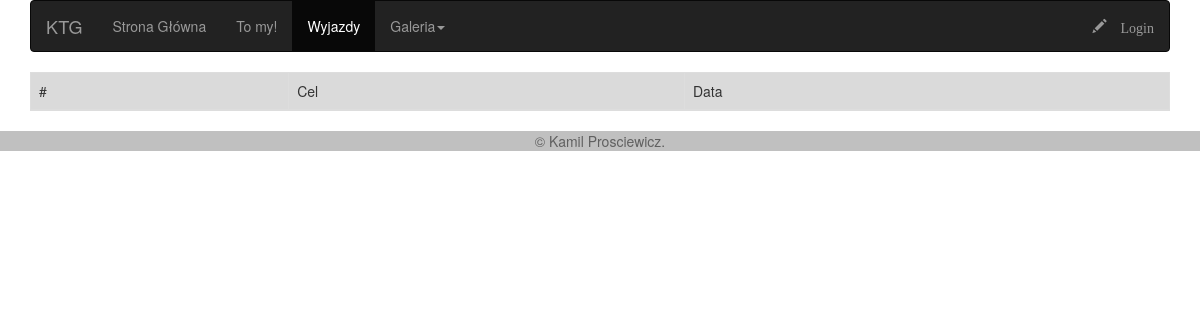
/wyjazdy.php, run on an earlier commit of the app's database.
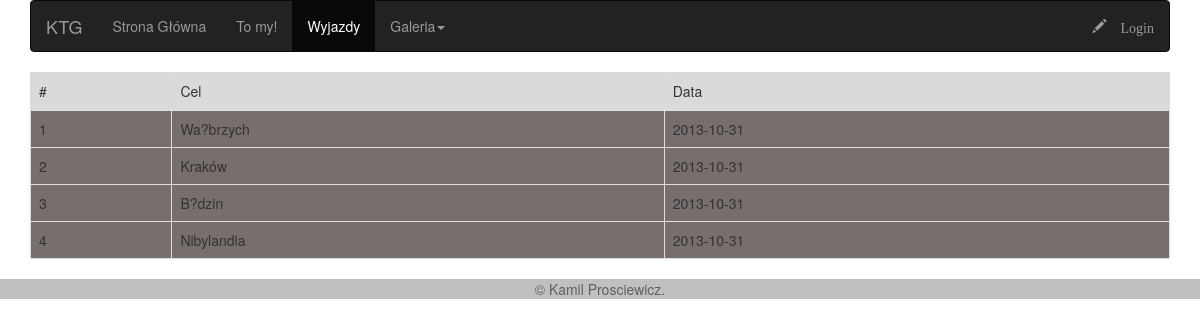
And on a later commit of the database.
### tables this page shows
CREATE TABLE IF NOT EXISTS `wyprawy` (
  `id` int(11) NOT NULL AUTO_INCREMENT,
  `cel` varchar(100) NOT NULL,
  `data` date NOT NULL,
  PRIMARY KEY (`id`)
);

### config.inc.php (called while the page is built, shortened)
<?php
function endsWith($haystack, $needle)
{
    return $needle === "" || substr($haystack, -strlen($needle)) === $needle;
}
?>

### wyjazdy.php (the view, shortened to what this page needs)
<?php
require 'config.inc.php';
?>
<!DOCTYPE html>
<html lang="en">
  <head>
    <link href="bootstrap/dist/css/bootstrap.css" rel="stylesheet">
    <link href="style.css" rel="stylesheet">
  </head>
  <body>
    <div class="container">
      <?php require 'header.php'; ?>
      <table class="table table-hover table-bordered">
      <thead>
        <tr>
          <td>#</td>
          <td>Cel</td>
          <td>Data</td>
        </tr>
      </thead>
      <?php
      $wyjazdy = $pdo->query('SELECT * FROM wyprawy');
        foreach($wyjazdy->fetchAll(PDO::FETCH_ASSOC) as $row){
          echo '<tr>';
            echo '<td>'.$row['id'].'</td>';
            echo '<td>'.$row['cel'].'</td>';
            echo '<td>'.$row['data'].'</td>';
          echo '</tr>';
        }
      ?>
      </table>
    </div>
    <?php require 'footer.php'; ?>
  </body>
</html>

### header.php (shortened to what this page needs)
<nav class="navbar navbar-inverse" role="navigation">
  <div class="navbar-header">
    <a class="navbar-brand" href="#">KTG</a>
  </div>
  <div class="collapse navbar-collapse navbar-ex1-collapse">
    <ul class="nav navbar-nav">
      <li
      <?php
      if(endsWith($_SERVER['SCRIPT_NAME'], 'index.php')){
        echo 'class="active"';
      }
      ?>
      ><a href="index.php">Strona Główna</a></li>
      <li
       <?php
      if(endsWith($_SERVER['SCRIPT_NAME'], 'toMy.php')){
        echo 'class="active"';
      }
      ?>
      ><a href="toMy.php">To my!</a></li>
      <li
       <?php
      if(endsWith($_SERVER['SCRIPT_NAME'], 'wyjazdy.php')){
        echo 'class="active"';
      }
      ?>
      ><a href="wyjazdy.php">Wyjazdy</a></li>
      <li class="dropdown">
        <a href="#" class="dropdown-toggle" data-toggle="dropdown">Galeria<b class="caret"></b></a>
      </li>
    </ul>
    <ul class="nav navbar-nav navbar-right">
    <?php if(isset($_SESSION['login'])){
      echo '<li><a href="logout.php"><span class="glyphicon glyphicon-ban-circle"> Logout</span></a></li>';
      echo '<li><a href="adminPanel.php"><span class="glyphicon glyphicon-cog"> Panel Admina</span></a></li>';
    }else{
      echo '<li><a href="login.php"><span class="glyphicon glyphicon-pencil"> Login</span></a></li>';
    } ?>
    </ul>
  </div>
</nav>

### footer.php
<footer>
	<p>&copy; Kamil Prosciewicz.</p>
</footer>

### style.css (style rules this page uses)
* { margin: 0; padding: 0; }
.table { position: relative; background-color: #776E6E; }
thead { background-color: #DADADA; }
footer { text-align: center; color: #606060; background: #C0C0C0; position: relative; }

What changed in the data, as far as the page shows it:
added wyprawy: id "1", cel "Wa?brzych", data "2013-10-31"
added wyprawy: id "2", cel "Kraków", data "2013-10-31"
added wyprawy: id "3", cel "B?dzin", data "2013-10-31"
added wyprawy: id "4", cel "Nibylandia", data "2013-10-31"
